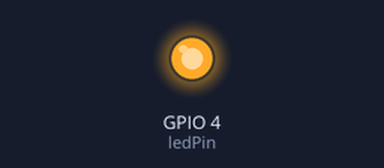
Bench run of a sketch on a simulated ESP32. Shown: output pins drawn as LEDs (lit = HIGH). WiFi joins after 1.5 s; servers stay silent unless stated; the local clock reads 2024-03-15 10:24:30 at power-on unless the sketch sets it; storage starts empty; the camera gives no picture; what the sketch prints to the serial monitor is not drawn.

Above: at 2.1 s.
At 7.4 s:
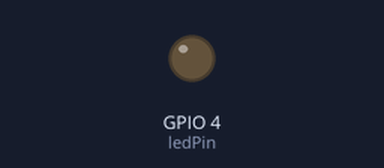
Timing chart, 0 to 15.8 s (numbered marks = the images above):
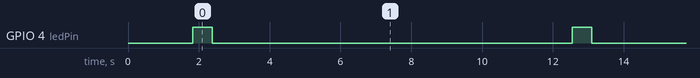

The sketch:

upload_photos.ino
```cpp
#include "esp_camera.h"
#include <WiFi.h>
#include <Firebase_ESP_Client.h>
#include "FS.h"
#include "SD_MMC.h"
#include "soc/soc.h"
#include "soc/rtc_cntl_reg.h"
#include "img_converters.h"
#include "time.h"

#define PWDN_GPIO_NUM 32
#define RESET_GPIO_NUM -1
#define XCLK_GPIO_NUM 0
#define SIOD_GPIO_NUM 26
#define SIOC_GPIO_NUM 27
#define Y9_GPIO_NUM 35
#define Y8_GPIO_NUM 34
#define Y7_GPIO_NUM 39
#define Y6_GPIO_NUM 36
#define Y5_GPIO_NUM 21
#define Y4_GPIO_NUM 19
#define Y3_GPIO_NUM 18
#define Y2_GPIO_NUM 5
#define VSYNC_GPIO_NUM 25
#define HREF_GPIO_NUM 23
#define PCLK_GPIO_NUM 22

#define ledPin 4

const char* wifiName = "SLT_FIBER_XXXXX";
const char* wifiPass = "12345678s";

#define apiKey "AIzaSyDVUTpWRWq8vhnK37zeq2cohNC7cNieRb8"
#define userEmail "pasindu321@gmail.com"
#define userPass "Walimuni@#4"
#define bucketName "d-print-failure-detector.firebasestorage.app"

const char* ntpServer = "pool.ntp.org";
const long gmtOffsetSecs = 19800;
const int daylightOffsetSecs = 0;

FirebaseData fData;
FirebaseAuth fAuth;
FirebaseConfig fConfig;

void setup() {
  WRITE_PERI_REG(RTC_CNTL_BROWN_OUT_REG, 0);

  Serial.begin(115200);

  pinMode(ledPin, OUTPUT);
  digitalWrite(ledPin, LOW);

  WiFi.begin(wifiName, wifiPass);
  while (WiFi.status() != WL_CONNECTED) {
    delay(500);
    Serial.print(".");
  }
  Serial.println("\nWiFi OK");

  configTime(gmtOffsetSecs, daylightOffsetSecs, ntpServer);
  struct tm timeDetails;
  while (!getLocalTime(&timeDetails)) {
    Serial.println("Waiting for time...");
    delay(1000);
  }
  Serial.println("Time OK");

  fConfig.api_key = apiKey;
  fAuth.user.email = userEmail;
  fAuth.user.password = userPass;

  Firebase.begin(&fConfig, &fAuth);
  Firebase.reconnectWiFi(true);

  camera_config_t camSet;
  camSet.ledc_channel = LEDC_CHANNEL_0;
  camSet.ledc_timer = LEDC_TIMER_0;
  camSet.pin_d0 = Y2_GPIO_NUM;
  camSet.pin_d1 = Y3_GPIO_NUM;
  camSet.pin_d2 = Y4_GPIO_NUM;
  camSet.pin_d3 = Y5_GPIO_NUM;
  camSet.pin_d4 = Y6_GPIO_NUM;
  camSet.pin_d5 = Y7_GPIO_NUM;
  camSet.pin_d6 = Y8_GPIO_NUM;
  camSet.pin_d7 = Y9_GPIO_NUM;
  camSet.pin_xclk = XCLK_GPIO_NUM;
  camSet.pin_pclk = PCLK_GPIO_NUM;
  camSet.pin_vsync = VSYNC_GPIO_NUM;
  camSet.pin_href = HREF_GPIO_NUM;
  camSet.pin_sscb_sda = SIOD_GPIO_NUM;
  camSet.pin_sscb_scl = SIOC_GPIO_NUM;
  camSet.pin_pwdn = PWDN_GPIO_NUM;
  camSet.pin_reset = RESET_GPIO_NUM;
  camSet.xclk_freq_hz = 20000000;

  camSet.pixel_format = PIXFORMAT_RGB565;
  camSet.frame_size = FRAMESIZE_VGA;
  camSet.jpeg_quality = 12;
  camSet.fb_count = 1;

  esp_err_t checkCam = esp_camera_init(&camSet);
  if (checkCam != ESP_OK) {
    Serial.println("Cam fail");
    return;
  }

  if(!SD_MMC.begin()){
    Serial.println("SD fail");
  }
}

String getRealTime() {
  struct tm timeDetails;
  if (!getLocalTime(&timeDetails)) {
    return String(millis());
  }
  char timeStr[20];
  strftime(timeStr, sizeof(timeStr), "%Y%m%d_%H%M%S", &timeDetails);
  return String(timeStr);
}

void getPic() {
  digitalWrite(ledPin, HIGH);
  delay(500);

  camera_fb_t * myPic = esp_camera_fb_get();

  digitalWrite(ledPin, LOW);

  if(!myPic) {
    Serial.println("No pic");
    return;
  }

  String timeNow = getRealTime();
  String picName = timeNow + ".jpg";

  if (Firebase.ready()) {
    Serial.println("Upld start");
    if (Firebase.Storage.upload(&fData, bucketName, myPic->buf, myPic->len, picName, "image/jpeg")) {
      Serial.println("FB Upld OK");
    } else {
      Serial.println(fData.errorReason());
    }
  }

  String sdName = "/" + picName;
  fs::FS &myCard = SD_MMC;
  File savedPic = myCard.open(sdName.c_str(), FILE_WRITE);

  if(savedPic){
    if(myPic->format != PIXFORMAT_JPEG){
      uint8_t * outBits = NULL;
      size_t outSize = 0;
      bool doneJpg = frame2jpg(myPic, 12, &outBits, &outSize);
      if(doneJpg) {
        savedPic.write(outBits, outSize);
        free(outBits);
      }
    } else {
      savedPic.write(myPic->buf, myPic->len);
    }
    savedPic.close();
    Serial.println("SD save OK");
  }

  esp_camera_fb_return(myPic);
}

void loop() {
  getPic();
  delay(10000);
}
```

Measured:
- by itself, GPIO 4 (ledPin): alternates HIGH for 0.56 s and LOW for 10.2 s
